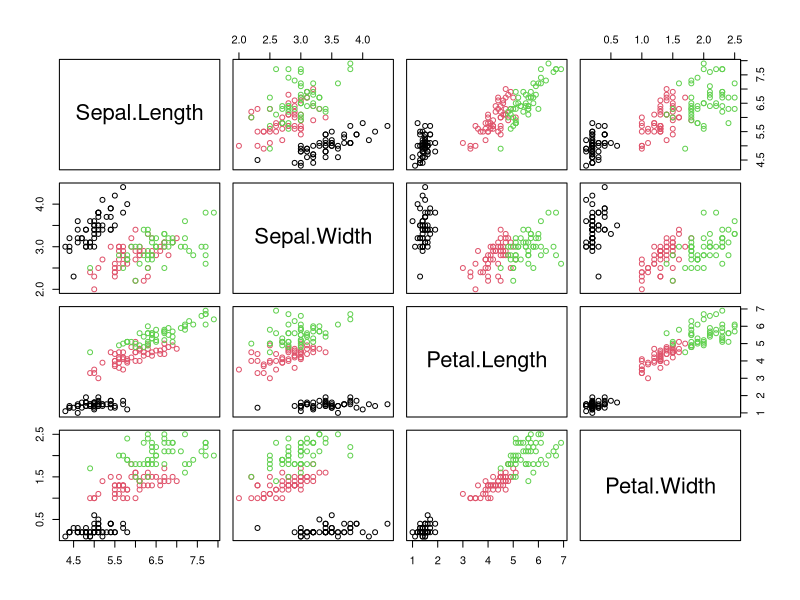

Write R code to recreate this figure. (Note: this script raises an error after producing the figure.)
#[ 데이터 분석 ]
#방대한 데이터로부터 의미 있는 정보를 추출
#데이터를 기반한 의사 결정 

#- Data Mining
#- Machine Learning (기계학습): 데이터로 반복학습 > 패턴 추출
#ex) 이탈 분석, 이탈 요인분석, 상품 추천
#- Deep Learning


#[ Machine Learning ]
#1. Supervised Learning (지도학습)
#: 예측값(target, Y, 목적변수)이 존재하는 형태의 분석 기법
#ex) 회귀분석(Y가 연속형), 분류분석(쿠폰 반응 여부, 상품 구매 여부), etc.

#2. Unsupervised Learning (비지도 학습)
#: 예측값이 존재하지 않는 형태의 분석 기법
#ex) 군집분석 Clustering, 연관분석(추천 알고리즘), etc.


#[ Classification: 분류 분석 ]
#Y (factor: 범주형)을 예측
#X -> Y 분류를 위한 패턴 정교화


#1. Decision Tree: 의사결정나무
#-  분석기법이 간단하고 해석이 용이함
#- 시각화 가능 
#- 비통계적 모델
#- 통계적 평가 장치가 없음()


#예제) iris data 붓꽃의 품종 분류 (DT)

#1. 시각화
dev.new()

plot(iris[, -5], col = iris$Species)    #산점도 
#=> Patal과 관련된 컬럼들이 분류에 더 큰 역향을 미칠 수 있음




#2. 모델링
install.packages('rpart')
library(rpart)

rpart(formnula = ,               #Y ~ X
      data = )                   #데이터 프레임

m1 <- rpart(Species ~ . , data = iris)
m1


#1) root 150 100 setosa (0.33333333 0.33333333 0.33333333)  
#         > input data   > setosa versicolor virginica 각 비율

#2) Petal.Length< 2.45 50   0 setosa (1.00000000 0.00000000 0.00000000) *
# 분류 기준 Length              > 첫번째 클래스

#3) Petal.Length>=2.45 100  50 versicolor (0.00000000 0.50000000 0.50000000) 
#                               > 두번째 클래스
#6) Petal.Width< 1.75 54   5 versicolor (0.00000000 0.90740741 0.09259259) *
# 분류 기준 Width
#7) Petal.Width>=1.75 46   1 virginica (0.00000000 0.02173913 0.97826087) *
#                               > 세번째 클래스



test_data <- data.frame(Sepal.Length = 5, 
                        Sepal.Width = 2.8,
                        Petal.Length = 5.3,
                        Petal.Width = 2.2)



#3. 평가
vresult <- predict(m1, newdata = iris, type = 'class')
sum(vresult == iris$Species) / nrow(iris) * 100




#4. 예측
#클래스별 예상 확률
predict(m1, newdata = test_data)

#예측값(예상 클래스) 
predict(m1, newdata = test_data, type = 'class')



